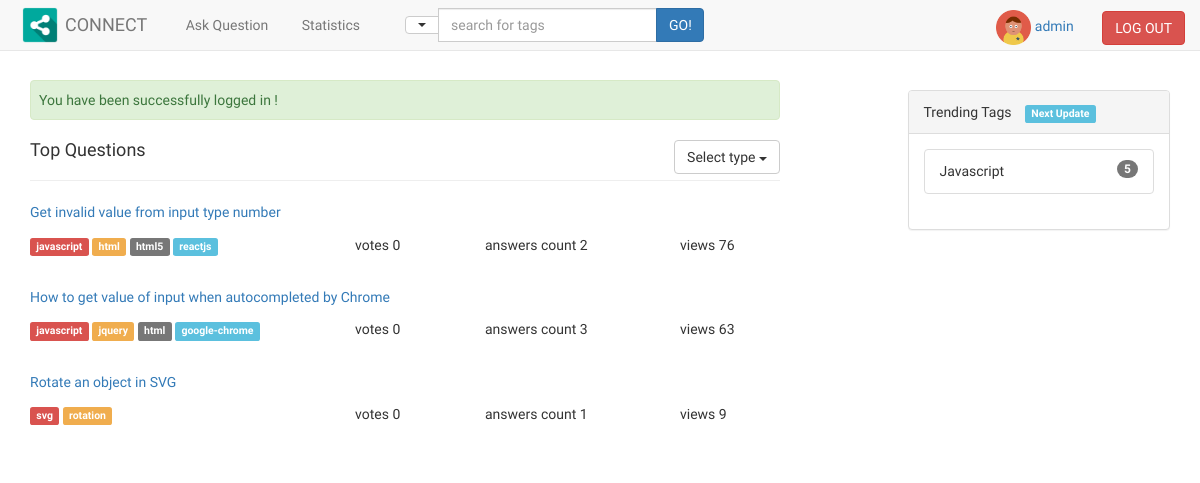
Page /views/home_page.php?login=success (signed in) on the earlier database version.
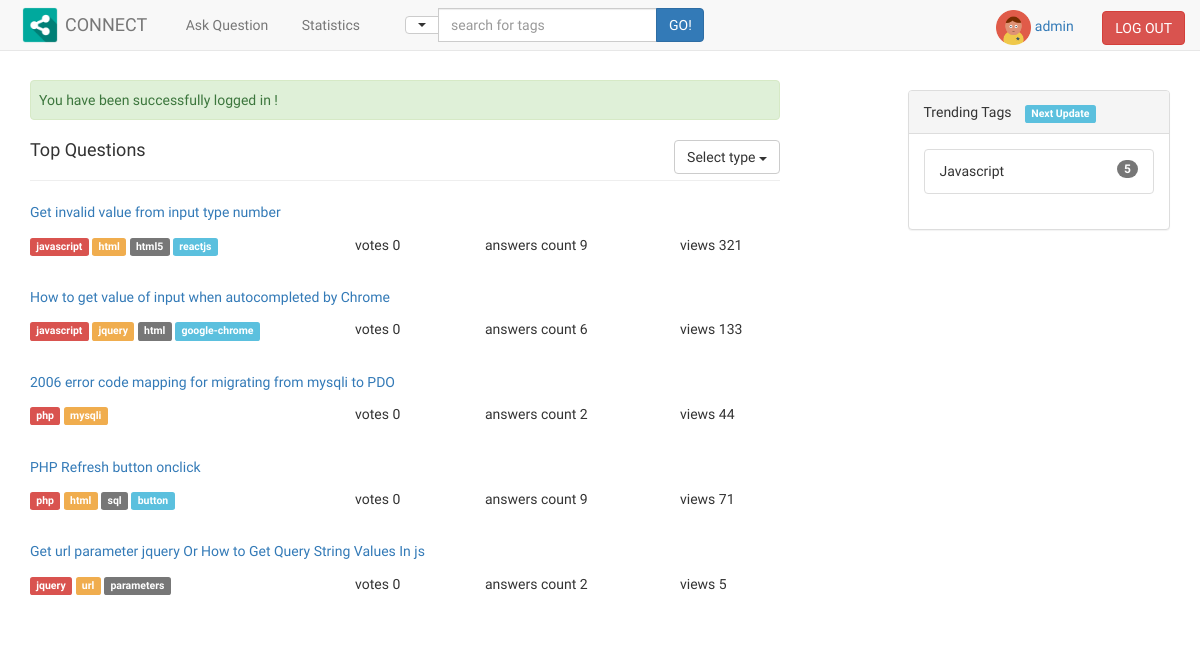
Same page on the later database version.
### tables this page shows
CREATE TABLE `questions` (
  `ques_id` int(11) NOT NULL,
  `title` longtext NOT NULL,
  `question` longtext NOT NULL,
  `tags` mediumtext NOT NULL,
  `views` int(11) NOT NULL DEFAULT '0',
  `user_id` int(11) NOT NULL,
  `likes_count` int(11) NOT NULL DEFAULT '0',
  `answers_count` int(11) NOT NULL DEFAULT '0',
  `created_at` timestamp NOT NULL DEFAULT CURRENT_TIMESTAMP,
  `updated_at` datetime DEFAULT NULL,
  `deleted_at` datetime DEFAULT NULL
);

### config.php (called while the page is built, shortened)
<?php
	if(isset($_SESSION['user_id'])){
    $USERNAME = $_SESSION['name'];
	}
	else {
		$USER_ID = undefined;
	}
	$labels = ['danger','warning', 'default', 'info', 'primary',  'success'];
?>

### actions/get/get_all_questions.php (called while the page is built, shortened)
<?php
	$type = trim($_GET['type']);
	if($type == "All Questions") {
		$sql = "SELECT * from questions where deleted_at is NULL";
		$result = $db->query($sql);
		$questions = [];
		if($result->num_rows > 0) {
			while($row = $result->fetch_array(MYSQLI_ASSOC)) {
				$questions[] = $row;
			}
		}
		else {
			unset($questions);
		}
	}
	else if ($type == "Top Questions" || !$type) {
		$sql = "SELECT * from questions where deleted_at is NULL order by likes_count desc LIMIT 5";
		$result = $db->query($sql);
		$questions = [];
		if($result->num_rows > 0) {
			while($row = $result->fetch_array(MYSQLI_ASSOC)) {
				$questions[] = $row;
			}
		}
		else {
			unset($questions);
		}
	}
?>

### views/home_page.php (the view, shortened to what this page needs)
<?php include('../config.php'); ?>
<?php include('header.php'); ?>
<?php include('navbar.php'); ?>
<?php
	if(isset($_GET['tag'])) {
		include('../actions/get/get_tag_related_questions.php');
	}
	else {
		include('../actions/get/get_all_questions.php');
	}
?>
		<div class="main_container container">
			<div class="row">
				<div class="col-md-8">
					<?php if(isset($_SESSION['user_id']) && isset($_GET['login'])) {
                        echo '<div class="alert alert-success">
                            You have been successfully logged in !
                        </div>';
                    }?>
                    <?php if(isset($_GET['tag'])) { ?>
						<h4> <?php echo $_GET['tag'];?> Questions  </h4> <hr/>
					<?php } else { ?>
						<h4> <span id="q_type_heading"> Top Questions </span>
								<span class="dropdown pull-right">
								  <button class="btn select_question_type btn-default dropdown-toggle" type="button" data-toggle="dropdown">Select type
								  <span class="caret"></span></button>
								</span>
						</h4>
						<hr/>
					<?php } ?>
					<?php if(!isset($questions)) { ?>
						<div style="width:80%; height:60%;">
							<div class="no_content_found"></div>
						</div>
					<?php } else {
						foreach($questions as $row) {
							$tags = explode(',', $row['tags']);
					?>
					<p> <a href="./individual_question.php?ques_id=<?php echo $row['ques_id'];?>"><?php echo $row['title']; ?></a> </p>
					<div style="margin-bottom:30px;" class="row">
						<div class="col-md-5">
							<?php foreach($tags as $key => $tag) {?>
								<a class="no_underline" href="./home_page.php?tag=<?php echo $tag ?>">
									<span class="pointer label label-<?php echo $labels[$key%6];?>"><?php echo $tag ?></span>
								</a>
							<?php }?>
						</div>
						<div class="col-md-2">
							votes  <?php echo $row['likes_count'];?>
						</div>
						<div class="col-md-3">
							answers count  <?php echo $row['answers_count'];?>
						</div>
						<div class="col-md-2">
							views  <?php echo $row['views']; ?>
						</div>
					</div>
				<?php } }?>
				</div>
				<div class="col-md-3 col-md-offset-1" style="margin-top:10px;">
					<div class="panel panel-default">
  						<div class="panel-heading">
  							Trending Tags <span style="margin-left:10px;"class="pointer label label-info">Next Update</span>
  						</div>
  						<div class="panel-body">
  							<ul class="list-group">
  								<li class="list-group-item">
  									<span class="badge">5</span>
    									Javascript
  								</li>
  							</ul>
  						</div>
					</div>
				</div>
			</div>
		</div>
<?php include('footer.php') ?>

### views/header.php (shortened to what this page needs)
<html>
	<head>
		<link rel="stylesheet" href="https://maxcdn.bootstrapcdn.com/bootstrap/3.3.7/css/bootstrap.min.css">
	</head>
	<body>

### views/navbar.php (shortened to what this page needs)
<nav class="navbar navbar-default navbar-fixed-top">
      		<div class="container">
        		<div class="navbar-header">
       			  <a class="navbar-brand" href="home_page.php">
       			   		<img class="logo" src="../images/logo.png" />
       			   		<span class="logo_text"> CONNECT </span>
       			  </a>
        		</div>
        		<div id="navbar" class="navbar-collapse collapse">
          		<ul class="nav navbar-nav">
           			<li class="header_url"><a href="./ask_question.php">
                  &nbsp;Ask Question
                </a></li>
            		<li class="header_url"><a href="./display_stats.php">
                  &nbsp;Statistics
                   </a>
                </li>
            	</ul>
              <div class="col-sm-3 col-md-4">
                 <div style="margin-bottom:0px;" class="form-group">
                    <form action="./home_page.php" method="get" class="navbar-form" role="search">
                      <div class="input-group">
                        <div class="input-group-btn" >
                            <div class="btn-group">
                                <button class="btn btn-default dropdown-toggle" type="button" data-toggle="dropdown">
                                     <span class="caret"></span>
                                </button>
                            </div>
                        </div>
                        <input id="search_content" data-provide="typeahead" autocomplete="off" placeholder="search for tags" name="tag" class="typeahead form-control" />
                        <span class="input-group-btn">
                            <button class="btn btn-primary btn-block" type="submit">
                                GO!
                            </button>
                        </span>
                      </div>
                    </form>
                 </div>
              </div>
              <ul class="nav navbar-nav navbar-right login-btns">
                <?php if(!isset($_SESSION['user_id'])) { ?>
          			<a href="./login_view.php">
                  <button class="btn btn-primary">
          			  	<i class="fa fa-sign-in" aria-hidden="true"></i>
          			  	LOG IN
          			  </button>
                </a>
                <?php } else {
                  $image_url = "../images/profile_pictures/".$USERNAME;
                  if(!file_exists($image_url)) {
                    $image_url = "../images/profile_icon.png";
                  }
                  ?>
                  <span style="margin-right:25px;">
                    <a href="./profile_page.php?name=<?php echo $USERNAME; ?>">
                      <img width="35" height="35" src = "<?php echo $image_url;?>" />
                      <?php echo $USERNAME; ?>
                    </a>
                  </span>
                  <a href="../actions/logout.php">
                    <button class="btn btn-danger">
                      LOG OUT
                    </button>
                  </a>
                <?php }?>
          		</ul>
       		 </div>
      		</div>
</nav>

### views/footer.php (shortened to what this page needs)
	</body>
</html>

### views/header.php (style rules this page uses)
body { font-family: 'Istok Web', sans-serif; line-height: 1.6em; }
.no_underline { text-decoration: none !important; }
a { cursor: pointer; }
.alert { padding: 8px !important; }
.main_container { margin-top: 80px; }
.pointer { cursor: pointer; }

### views/navbar.php (style rules this page uses)
.login-btns { margin-top: 10px; }
.logo { float: left; width: 50px; }
.navbar-brand { padding: 0px; margin-right: 20px; }
.logo_text { line-height: 50px; }

Differences in the rows shown:
removed questions: title "Rotate an object in SVG", tags "svg", tags "rotation", likes_count "0", answers_count "1", views "9"
changed questions "Get invalid value from input type number": answers_count "2" → "9"; views "76" → "321"
changed questions "How to get value of input when autocompleted by Chrome": answers_count "3" → "6"; views "63" → "133"
added questions: title "2006 error code mapping for migrating from mysqli to PDO", tags "php", tags "mysqli", likes_count "0", answers_count "2", views "44"
added questions: title "PHP Refresh button onclick", tags "php", tags "html", tags "sql", tags "button", likes_count "0", answers_count "9", views "71"
added questions: title "Get url parameter jquery Or How to Get Query String Values In js", tags "jquery", tags "url", tags "parameters", likes_count "0", answers_count "2", views "5"
